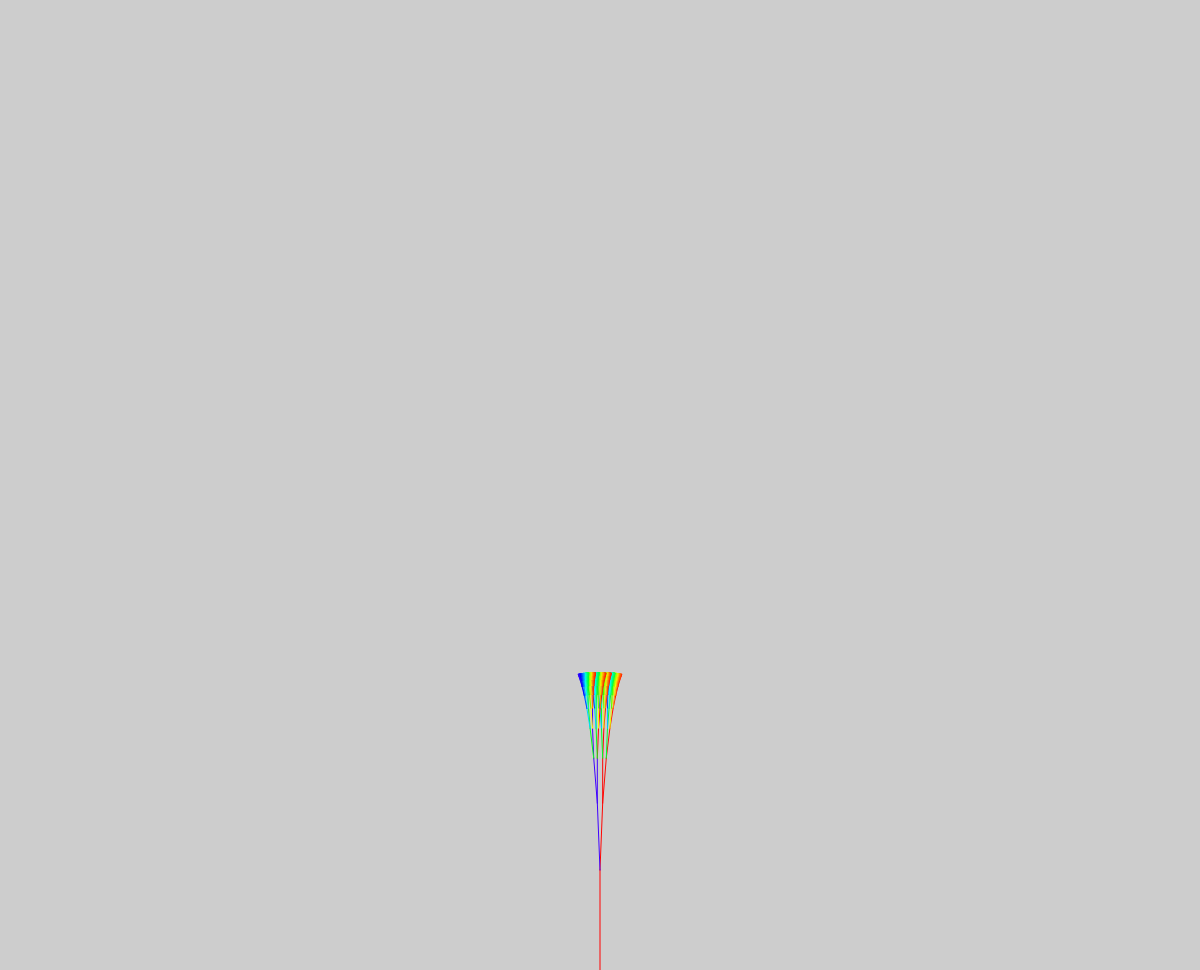
Frame 1 (no input)
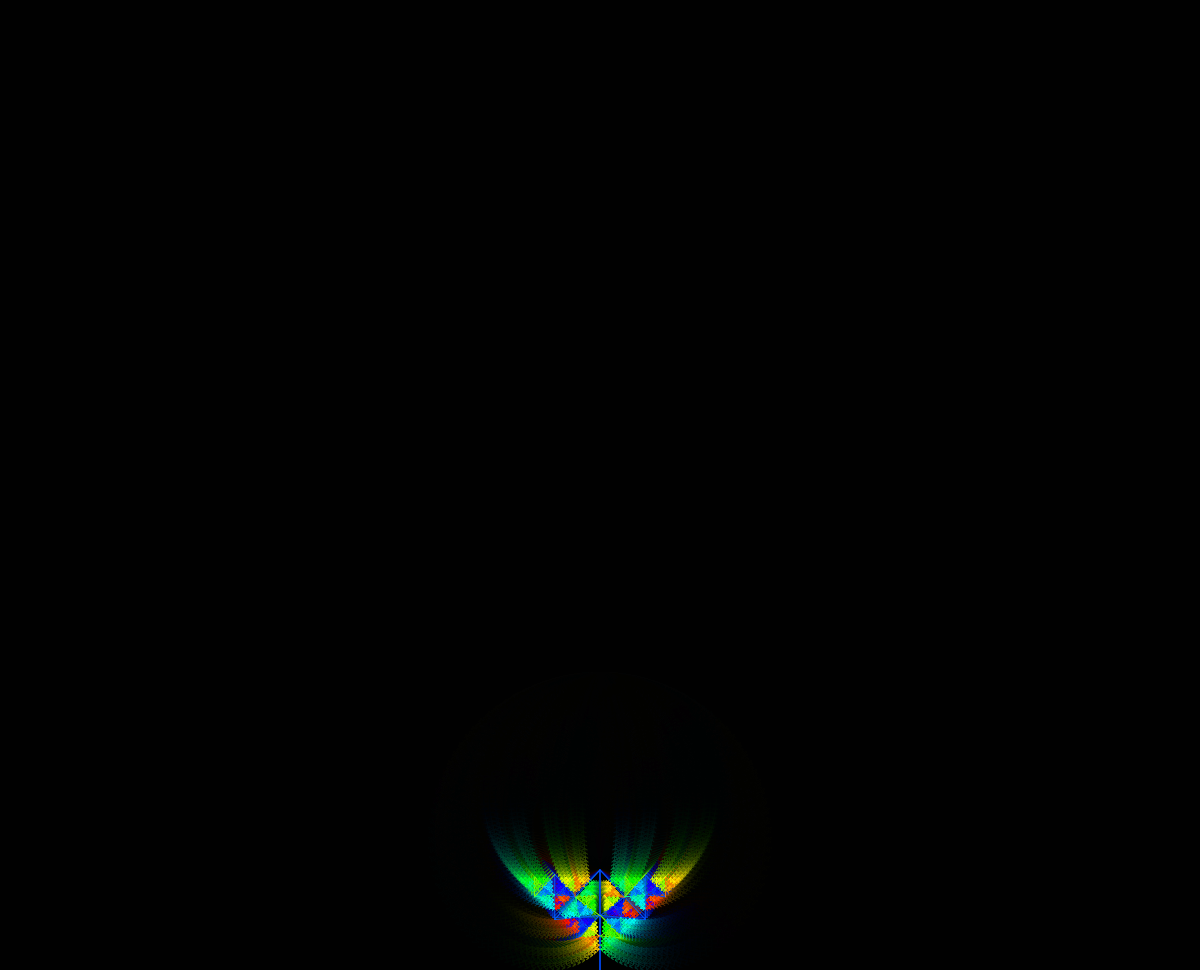
Frame 60 (no input)
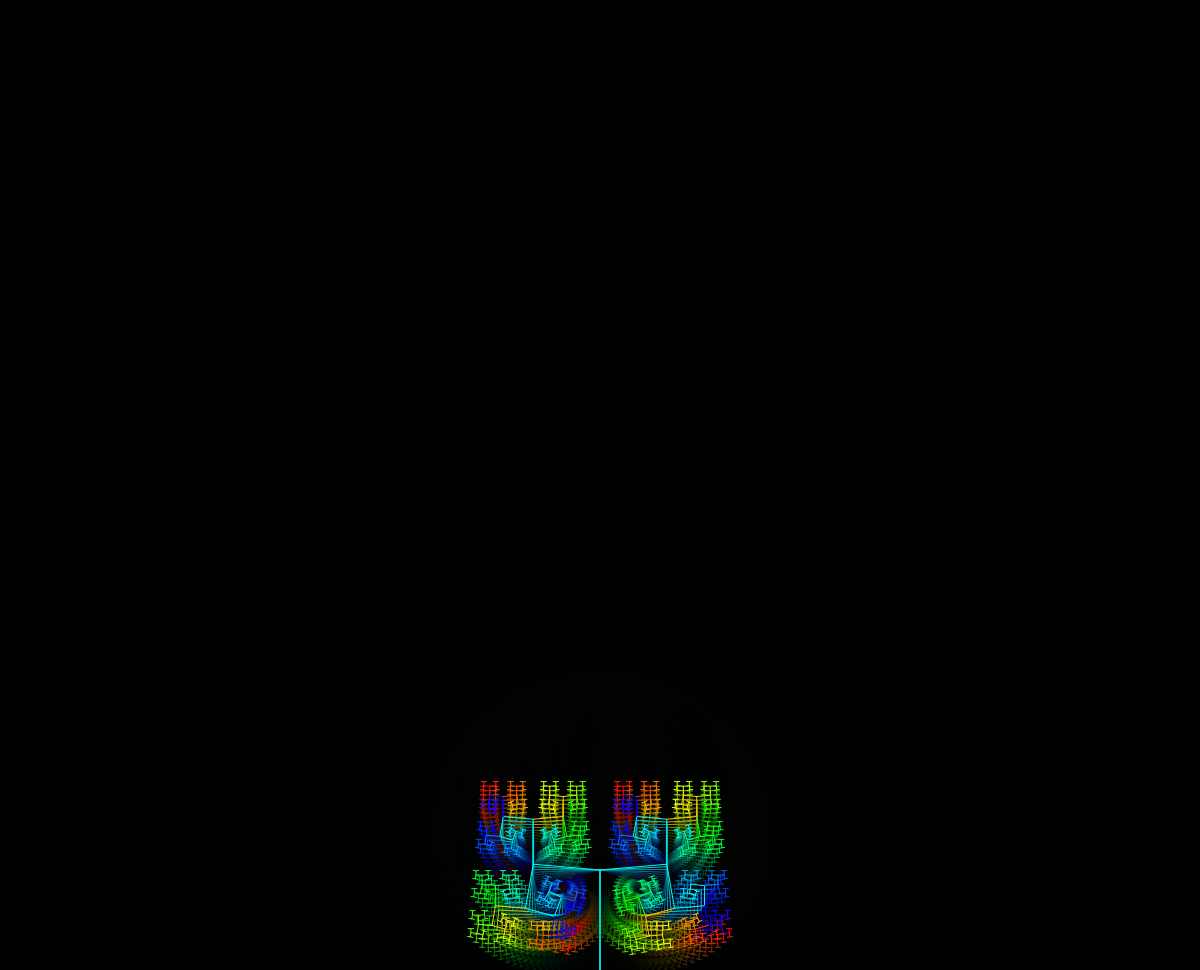
Frame 120 (the mouse pressed at the canvas centre since frame 60)

The p5.js sketch that drew these frames (run headless with seeded random() and noise() and a simulated clock; from frame 60 on, the mouse is pressed at the canvas centre):

// p5.js sketch
// ── sketch.js
var	angle = 0;
var colour;
var blink = 0;

function setup() {
	createCanvas(window.innerWidth, window.innerHeight-30);
	slider = createSlider(0, TWO_PI, PI/4, 0.01);
	angle = 0;
	colour = 0;
	blink = 255;
}

function draw() {
	colorMode(RGB);
	background(0, 50);
	// angle = slider.value();
	angle+=0.04;
	colorMode(HSB);
	
	translate(width/2, height);
	branch(100);
	//(blink > 0) ? blink -= 100 : blink = 255;
}

function branch(len) {
	stroke(colour, 255, blink);
	(colour > 255) ? colour = 0 : colour++;
	line(0, 0, 0, -len);
	translate(0, -len);
	if (len > 4) {
		push();
		rotate(angle);
		branch(len*0.67);
		pop();
		push();
		rotate(-angle);
		branch(len*0.67);
		pop();
		// push();
		// // rotate(-angle);
		// branch(len*0.67);
		// pop();
	}
}
